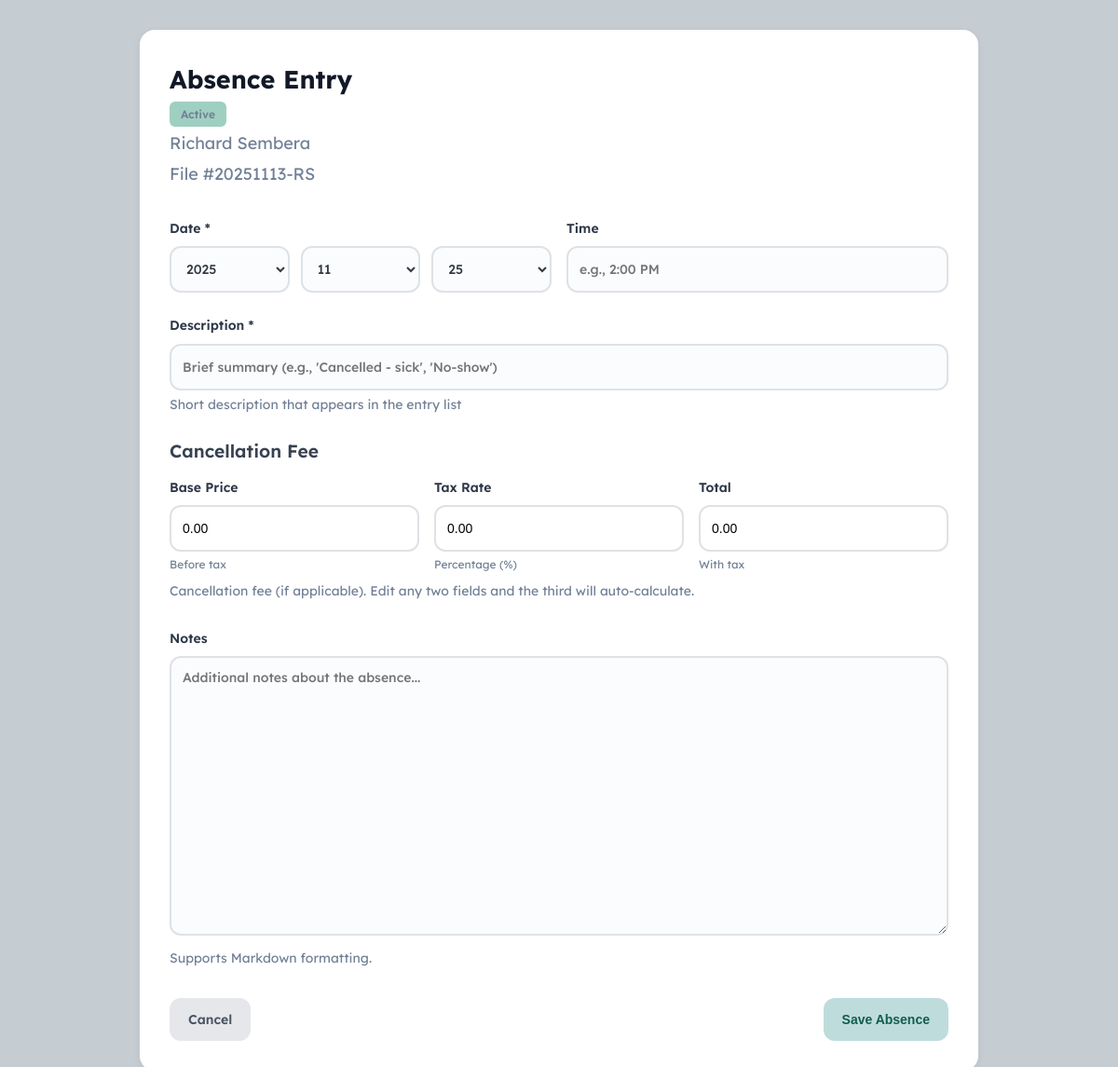
The page /client/1/absence on the database as committed earlier.
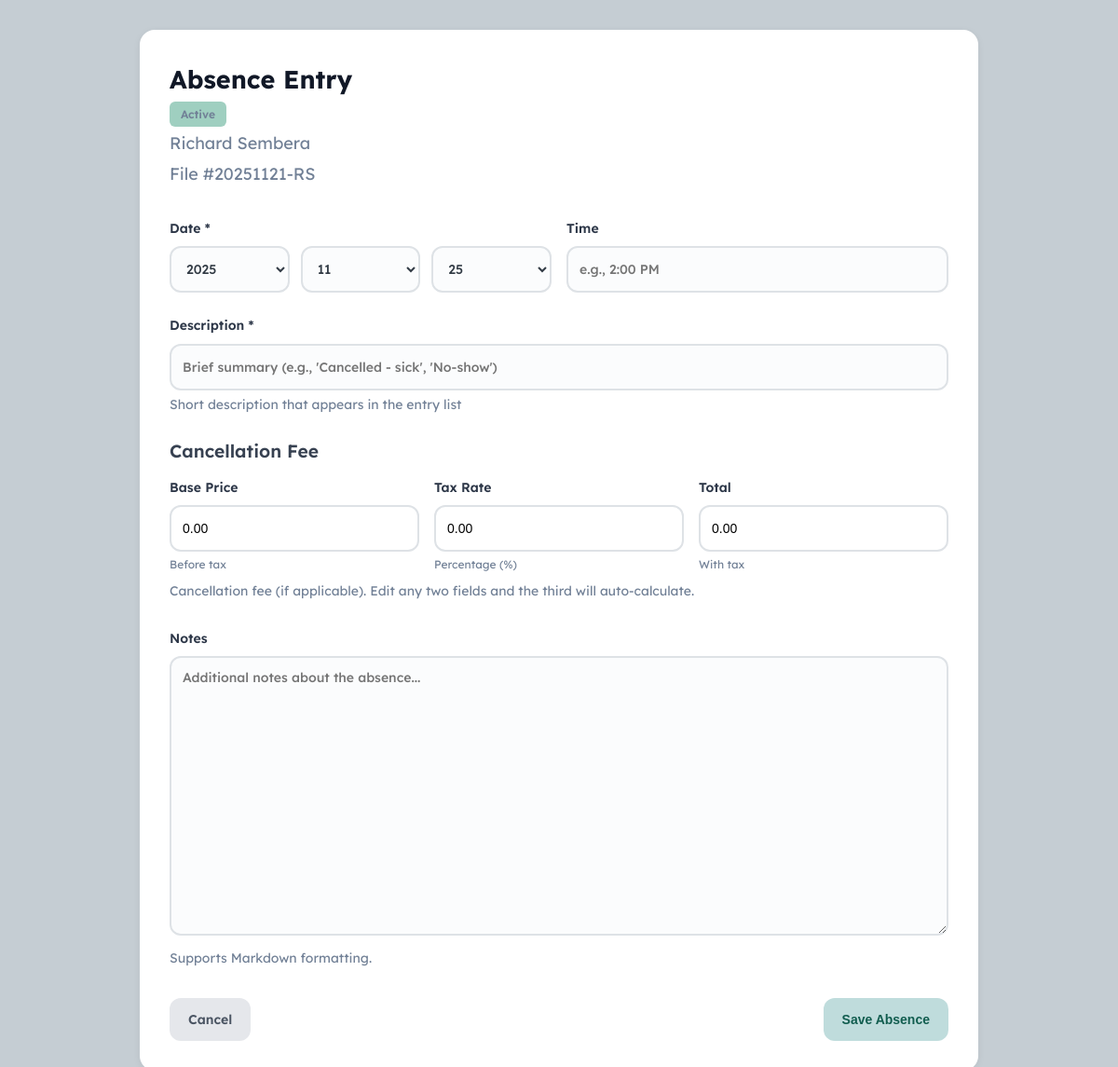
The same page on the database as committed later.
### tables this page shows
CREATE TABLE client_types (
                id INTEGER PRIMARY KEY AUTOINCREMENT,
                name TEXT UNIQUE NOT NULL,
                color TEXT NOT NULL,
                color_name TEXT,
                bubble_color TEXT,
                retention_period INTEGER,
                is_system INTEGER DEFAULT 0,
                is_system_locked INTEGER DEFAULT 0,
                created_at INTEGER NOT NULL,
                modified_at INTEGER NOT NULL
            );

CREATE TABLE clients (
                id INTEGER PRIMARY KEY AUTOINCREMENT,
                file_number TEXT UNIQUE NOT NULL,
                first_name TEXT NOT NULL,
                middle_name TEXT,
                last_name TEXT NOT NULL,
                type_id INTEGER NOT NULL,
                session_offset INTEGER DEFAULT 0,
                created_at INTEGER NOT NULL,
                modified_at INTEGER NOT NULL,
                is_deleted INTEGER DEFAULT 0,
                FOREIGN KEY (type_id) REFERENCES client_types(id)
            );

### web/blueprints/entries.py (the view, shortened to what this page needs)
@entries_bp.route('/client/<int:client_id>/absence', methods=['GET', 'POST'])
def create_absence(client_id):
    client = db.get_client(client_id)
    if not client:
        return "Client not found", 404
    client_type = db.get_client_type(client['type_id'])
    from datetime import date
    today = date.today().strftime('%Y-%m-%d')
    return render_template('entry_forms/absence.html',
                         client=client,
                         client_type=client_type,
                         today=today)

### core/database.py (called while the page is built)
    def connect(self):
        conn = sqlite3.connect(str(self.db_path), timeout=10.0)
        conn.execute('PRAGMA journal_mode=WAL')
        return conn

    def get_client_type(self, type_id: int) -> Optional[Dict[str, Any]]:
        conn = self.connect()
        conn.row_factory = sqlite3.Row
        cursor = conn.cursor()
        cursor.execute("SELECT * FROM client_types WHERE id = ?", (type_id,))
        row = cursor.fetchone()
        conn.close()
        return dict(row) if row else None

    def get_client(self, client_id: int) -> Optional[Dict[str, Any]]:
        conn = self.connect()
        conn.row_factory = sqlite3.Row
        cursor = conn.cursor()
        cursor.execute("SELECT * FROM clients WHERE id = ?", (client_id,))
        row = cursor.fetchone()
        conn.close()
        return dict(row) if row else None

### web/templates/entry_forms/absence.html (shortened to what this page needs)
{% extends "base.html" %}
{% block extra_css %}
<link rel="stylesheet" href="{{ url_for('static', filename='css/absence.css') }}">
{% endblock %}
{% block content %}
<div class="card" style="max-width: 900px; margin: 0 auto;">
    <div style="display: flex; justify-content: space-between; align-items: start; margin-bottom: 2rem;">
        <div>
            <h2>Absence Entry</h2>
            <div style="color: #718096;">
                <div style="margin-bottom: 0.25rem;">
                    <span class="type-badge" style="background-color: {{ client_type['color'] }}">
                        {{ client_type['name'] }}
                    </span>
                </div>
                <div style="margin-bottom: 0.25rem;">
                    {{ client['first_name'] }} {% if client['middle_name'] %}{{ client['middle_name'] }}{% endif %} {{ client['last_name'] }}
                </div>
                <div>
                    File #{{ client['file_number'] }}
                </div>
            </div>
        </div>
    </div>
    <form method="POST">
        <div style="display: grid; grid-template-columns: 1fr 1fr; gap: 1rem; margin-bottom: 1.5rem;">
            <div class="form-group" style="margin-bottom: 0;">
                <label for="absence_date">Date *</label>
                <div class="date-input-group">
                    <select id="date_year" name="date_year" required>
                        {% for year in range(2025, 2019, -1) %}
                        <option value="{{ year }}" {% if entry and absence_date and absence_date[:4] == year|string %}selected{% elif not is_edit and today[:4] == year|string %}selected{% endif %}>{{ year }}</option>
                        {% endfor %}
                    </select>
                    <select id="date_month" name="date_month" required>
                        {% for month in range(1, 13) %}
                        <option value="{{ '%02d'|format(month) }}" {% if entry and absence_date and absence_date[5:7] == '%02d'|format(month) %}selected{% elif not is_edit and today[5:7] == '%02d'|format(month) %}selected{% endif %}>{{ '%02d'|format(month) }}</option>
                        {% endfor %}
                    </select>
                    <select id="date_day" name="date_day" required>
                        {% for day in range(1, 32) %}
                        <option value="{{ '%02d'|format(day) }}" {% if entry and absence_date and absence_date[8:10] == '%02d'|format(day) %}selected{% elif not is_edit and today[8:10] == '%02d'|format(day) %}selected{% endif %}>{{ '%02d'|format(day) }}</option>
                        {% endfor %}
                    </select>
                </div>
            </div>
            <div class="form-group" style="margin-bottom: 0;">
                <label for="absence_time">Time</label>
                <input type="text"
                       id="absence_time"
                       name="absence_time"
                       value="{{ entry.absence_time if entry else '' }}"
                       placeholder="e.g., 2:00 PM">
            </div>
        </div>
        <div class="form-group">
            <label for="description">Description *</label>
            <input type="text"
                   id="description"
                   name="description"
                   value="{{ entry.description if entry else '' }}"
                   placeholder="Brief summary (e.g., 'Cancelled - sick', 'No-show')"
                   required>
            <div class="helper-text">Short description that appears in the entry list</div>
        </div>
        <h3 class="section-heading">Cancellation Fee</h3>
        <div class="fee-grid">
            <div class="fee-field">
                <label for="base_price">Base Price</label>
                <input type="number" id="base_price" name="base_price"
                    step="0.01" min="0"
                    value="{{ '%.2f'|format(entry.base_price) if entry and entry.base_price else '0.00' }}"
                    placeholder="0.00"
                    oninput="calculateAbsenceFee('base')"
                    onblur="formatToTwoDecimals(this)">
                <small>Before tax</small>
            </div>
            <div class="fee-field">
                <label for="tax_rate">Tax Rate</label>
                <input type="number" id="tax_rate" name="tax_rate"
                    step="0.01" min="0" max="100"
                    value="{{ '%.2f'|format(entry.tax_rate) if entry and entry.tax_rate else '0.00' }}"
                    placeholder="0.00"
                    oninput="calculateAbsenceFee('tax')"
                    onblur="formatToTwoDecimals(this)">
                <small>Percentage (%)</small>
            </div>
            <div class="fee-field">
                <label for="fee">Total</label>
                <input type="number" id="fee" name="fee"
                    step="0.01" min="0"
                    value="{{ '%.2f'|format(entry.fee) if entry and entry.fee else '0.00' }}"
                    placeholder="0.00"
                    oninput="calculateAbsenceFee('total')"
                    onblur="formatToTwoDecimals(this)">
                <small>With tax</small>
            </div>
        </div>
        <p style="margin-bottom:2em" class="helper-text">Cancellation fee (if applicable). Edit any two fields and the third will auto-calculate.</p>
        <div class="form-group">
            <label for="content">Notes</label>
            <textarea id="content"
                      name="content"
                      placeholder="Additional notes about the absence...">{{ entry.content if entry else '' }}</textarea>
            <div class="helper-text">
                Supports Markdown formatting.
            </div>
        </div>
        <div class="form-actions" style="display: flex; justify-content: space-between; align-items: center; margin-top: 2rem;">
            <a href="{{ url_for('clients.client_file', client_id=client['id']) }}" class="btn btn-secondary">Cancel</a>
            <button type="submit" class="btn">Save Absence</button>
        </div>
    </form>
</div>
{% endblock %}

### web/templates/base.html (shortened to what this page needs)
<!DOCTYPE html>
<html lang="en">
<head>
    <link rel="stylesheet" href="{{ url_for('static', filename='css/shared.css') }}">
    {% block extra_css %}{% endblock %}
</head>
<body>
    <main>
        {% block content %}{% endblock %}
    </main>
</body>
</html>

### web/static/css/shared.css (style rules this page uses)
:root { --color-primary: #1F8F74; --color-primary-light: #9FCFC0; --color-primary-lighter: #BFDCDC; --color-primary-dark: #115D4F; --color-border: #DEE2E6; --color-border-focus: #1F8F74; --color-background: #FBFCFD; --color-background-secondary: #F7FAFC; --color-background-tertiary: #F9FAFB; --color-text: #323B45; --color-text-heading: #2D3748; --color-text-muted: #718096; --color-text-light: #4B5563; --color-danger: #E57373; --color-danger-hover: #D32F2F; --color-success: #10B981; --color-warning: #F59E0B; --shadow-sm: 0 2px 8px rgba(0,0,0,0.06); --shadow-md: 0 4px 12px rgba(0,0,0,0.1); --shadow-focus: 0 0 0 3px rgba(31,143,116,0.06); --space-xs: 0.25rem; --space-sm: 0.5rem; --space-md: 0.75rem; --space-lg: 1rem; --space-xl: 1.5rem; --space-2xl: 2rem; }
.btn { display: inline-flex !important; align-items: center !important; justify-content: center !important; padding: 0.5rem 1.25rem !important; background: var(--color-primary-lighter); color: var(--color-primary-dark); text-decoration: none !important; border-radius: 0.75rem; border: none; font-size: 0.875rem; font-weight: 600; cursor: pointer; transition: all 0.2s; height: 46px !important; line-height: 1 !important; box-sizing: border-box; vertical-align: middle; }
.btn-secondary { background: #E5E7EB !important; color: var(--color-text-light) !important; text-decoration: none !important; display: inline-flex !important; align-items: center !important; justify-content: center !important; }
.form-group { margin-bottom: var(--space-xl); }
.form-group label { display: block; margin-bottom: var(--space-sm); font-weight: 600; color: var(--color-text-heading); font-size: 0.875rem; }
.form-group input[type="text"], .form-group input[type="number"], .form-group input[type="email"], .form-group input[type="tel"], .form-group select { width: 100%; padding: var(--space-md); border: 2px solid var(--color-border); border-radius: 0.75rem; font-size: 0.875rem; font-weight: 500; color: var(--color-text); background: var(--color-background); transition: all 0.2s; height: 50px; box-sizing: border-box; font-family: 'Lexend', sans-serif; }
.form-group textarea { width: 100%; padding: var(--space-md); border: 2px solid var(--color-border); border-radius: 0.75rem; font-size: 0.875rem; font-weight: 500; color: var(--color-text); background: var(--color-background); transition: all 0.2s; min-height: 100px; resize: vertical; font-family: 'Lexend', sans-serif; box-sizing: border-box; }
.helper-text, .help-text { font-size: 0.875rem; color: var(--color-text-muted); margin-top: var(--space-xs); display: block; }
input[type="number"] { -moz-appearance: textfield; }
.date-input-group { display: flex; gap: var(--space-md); }
.date-input-group select { flex: 1; padding: var(--space-md); border: 2px solid var(--color-border); border-radius: 0.75rem; font-size: 0.875rem; font-weight: 500; color: var(--color-text); background: var(--color-background); cursor: pointer; transition: all 0.2s; height: 50px; line-height: normal; box-sizing: border-box; }
.fee-grid { display: grid; grid-template-columns: 1fr 1fr 1fr; gap: var(--space-lg); margin-bottom: var(--space-sm); }
.fee-field { display: flex; flex-direction: column; }
.fee-field label { font-weight: 600; color: var(--color-text-heading); margin-bottom: var(--space-sm); font-size: 0.875rem; }
.fee-field input { padding: var(--space-md); border: 2px solid var(--color-border); border-radius: 0.75rem; font-size: 0.875rem; transition: border-color 0.2s; height: 50px; box-sizing: border-box; }
.fee-field small { color: var(--color-text-muted); font-size: 0.75rem; margin-top: var(--space-xs); }
.card { background: white; border-radius: 1rem; padding: var(--space-2xl); box-shadow: var(--shadow-sm); }
.section-heading { color: var(--color-text-heading); font-size: 1.25rem; font-weight: 600; margin-bottom: var(--space-lg); }
.type-badge { padding: var(--space-xs) var(--space-md); border-radius: 0.375rem; font-size: 0.75rem; font-weight: 600; display: inline-block; }

### web/static/css/absence.css (style rules this page uses)
.form-group textarea { min-height: 300px; }
h3.section-heading { font-size: 1.2rem !important; font-weight: 600; color: #374151; margin: 0 0 0.75rem 0; }

Rows that differ between the two databases and show on the page:
changed clients "Richard": file_number "20251113-RS" → "20251121-RS"
